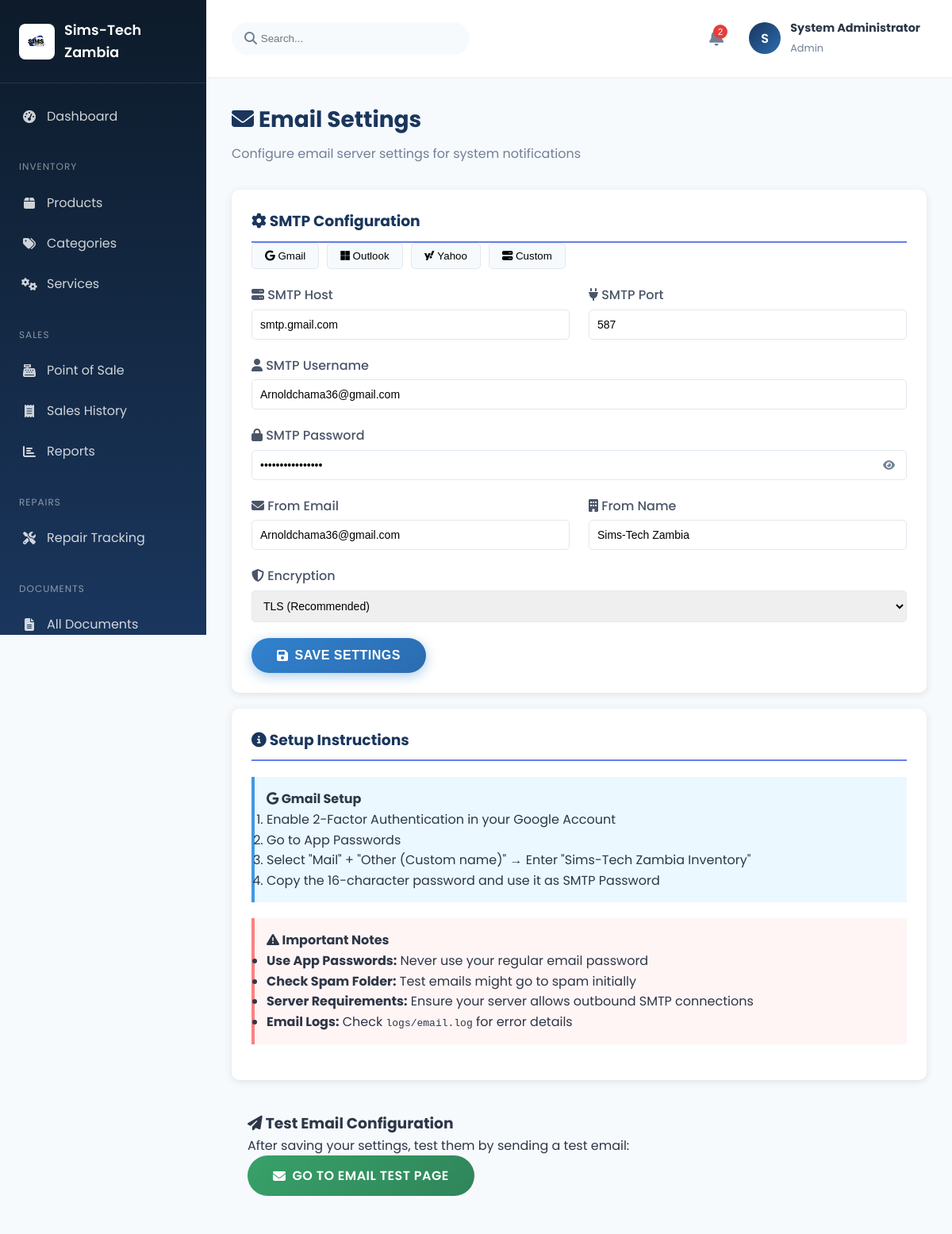
The page /email_settings.php (signed in) on the database its author committed.
### tables this page shows
CREATE TABLE IF NOT EXISTS email_settings (
    id INT AUTO_INCREMENT PRIMARY KEY,
    setting_name VARCHAR(50) UNIQUE NOT NULL,
    setting_value TEXT NOT NULL,
    updated_at TIMESTAMP DEFAULT CURRENT_TIMESTAMP ON UPDATE CURRENT_TIMESTAMP
);

### email_settings.php (the view, shortened to what this page needs)
<?php
require_once 'config/database.php';
$conn->query("CREATE TABLE IF NOT EXISTS email_settings (
    id INT AUTO_INCREMENT PRIMARY KEY,
    setting_name VARCHAR(50) UNIQUE NOT NULL,
    setting_value TEXT NOT NULL,
    updated_at TIMESTAMP DEFAULT CURRENT_TIMESTAMP ON UPDATE CURRENT_TIMESTAMP
)");
function getEmailSetting($conn, $name, $default = '') {
    $stmt = $conn->prepare("SELECT setting_value FROM email_settings WHERE setting_name = ?");
    $stmt->bind_param("s", $name);
    $stmt->execute();
    $result = $stmt->get_result();
    if ($row = $result->fetch_assoc()) {
        return $row['setting_value'];
    }
    return $default;
}
$smtp_host = getEmailSetting($conn, 'smtp_host', 'smtp.gmail.com');
$smtp_port = getEmailSetting($conn, 'smtp_port', '587');
$smtp_username = getEmailSetting($conn, 'smtp_username', '');
$smtp_password = getEmailSetting($conn, 'smtp_password', '');
$smtp_from_email = getEmailSetting($conn, 'smtp_from_email', '');
$smtp_from_name = getEmailSetting($conn, 'smtp_from_name', 'Sims-Tech Zambia');
$smtp_encryption = getEmailSetting($conn, 'smtp_encryption', 'tls');
?>
<!DOCTYPE html>
<html lang="en">
<head>
    <link rel="stylesheet" href="assets/css/style.css">
    <link rel="stylesheet" href="https://cdnjs.cloudflare.com/ajax/libs/font-awesome/6.4.0/css/all.min.css">
</head>
<body>
    <div class="dashboard-wrapper">
        <?php include 'includes/sidebar.php'; ?>
        <div class="main-content">
            <?php include 'includes/header.php'; ?>
            <div class="dashboard-content">
                <div class="page-header">
                    <h1><i class="fas fa-envelope"></i> Email Settings</h1>
                    <p>Configure email server settings for system notifications</p>
                </div>
                <div class="settings-card">
                    <h3><i class="fas fa-cog"></i> SMTP Configuration</h3>
                    <form method="POST">
                        <div class="preset-buttons">
                            <button type="button" class="preset-btn" onclick="loadPreset('gmail')">
                                <i class="fab fa-google"></i> Gmail
                            </button>
                            <button type="button" class="preset-btn" onclick="loadPreset('outlook')">
                                <i class="fab fa-microsoft"></i> Outlook
                            </button>
                            <button type="button" class="preset-btn" onclick="loadPreset('yahoo')">
                                <i class="fab fa-yahoo"></i> Yahoo
                            </button>
                            <button type="button" class="preset-btn" onclick="loadPreset('custom')">
                                <i class="fas fa-server"></i> Custom
                            </button>
                        </div>
                        <div class="grid-2">
                            <div class="form-group">
                                <label for="smtp_host"><i class="fas fa-server"></i> SMTP Host</label>
                                <input type="text" id="smtp_host" name="smtp_host" required
                                       value="<?php echo htmlspecialchars($smtp_host); ?>"
                                       placeholder="smtp.gmail.com">
                            </div>
                            <div class="form-group">
                                <label for="smtp_port"><i class="fas fa-plug"></i> SMTP Port</label>
                                <input type="number" id="smtp_port" name="smtp_port" required
                                       value="<?php echo htmlspecialchars($smtp_port); ?>"
                                       placeholder="587">
                            </div>
                        </div>
                        <div class="form-group">
                            <label for="smtp_username"><i class="fas fa-user"></i> SMTP Username</label>
                            <input type="email" id="smtp_username" name="smtp_username" required
                                   value="<?php echo htmlspecialchars($smtp_username); ?>"
                                   placeholder="your-email@gmail.com">
                        </div>
                        <div class="form-group">
                            <label for="smtp_password"><i class="fas fa-lock"></i> SMTP Password</label>
                            <div class="password-field">
                                <input type="password" id="smtp_password" name="smtp_password"
                                       value="<?php echo htmlspecialchars($smtp_password); ?>"
                                       placeholder="Your app password (not regular password)">
                                <button type="button" class="password-toggle" onclick="togglePassword('smtp_password')">
                                    <i class="fas fa-eye" id="smtp_password-toggle"></i>
                                </button>
                            </div>
                        </div>
                        <div class="grid-2">
                            <div class="form-group">
                                <label for="smtp_from_email"><i class="fas fa-envelope"></i> From Email</label>
                                <input type="email" id="smtp_from_email" name="smtp_from_email" required
                                       value="<?php echo htmlspecialchars($smtp_from_email); ?>"
                                       placeholder="your-email@gmail.com">
                            </div>
                            <div class="form-group">
                                <label for="smtp_from_name"><i class="fas fa-building"></i> From Name</label>
                                <input type="text" id="smtp_from_name" name="smtp_from_name" required
                                       value="<?php echo htmlspecialchars($smtp_from_name); ?>"
                                       placeholder="Sims-Tech Zambia">
                            </div>
                        </div>
                        <div class="form-group">
                            <label for="smtp_encryption"><i class="fas fa-shield-alt"></i> Encryption</label>
                            <select id="smtp_encryption" name="smtp_encryption">
                                <option value="tls" <?php echo $smtp_encryption === 'tls' ? 'selected' : ''; ?>>TLS (Recommended)</option>
                            </select>
                        </div>
                        <button type="submit" class="btn btn-primary">
                            <i class="fas fa-save"></i> Save Settings
                        </button>
                    </form>
                </div>
                <div class="settings-card">
                    <h3><i class="fas fa-info-circle"></i> Setup Instructions</h3>
                    <div class="info-box">
                        <h4><i class="fab fa-google"></i> Gmail Setup</h4>
                        <ol>
                            <li>Enable 2-Factor Authentication in your Google Account</li>
                            <li>Go to <a href="https://myaccount.google.com/apppasswords" target="_blank">App Passwords</a></li>
                            <li>Select "Mail" + "Other (Custom name)" → Enter "Sims-Tech Zambia Inventory"</li>
                            <li>Copy the 16-character password and use it as SMTP Password</li>
                        </ol>
                    </div>
                    <div class="warning-box">
                        <h4><i class="fas fa-exclamation-triangle"></i> Important Notes</h4>
                        <ul>
                            <li><strong>Use App Passwords:</strong> Never use your regular email password</li>
                            <li><strong>Check Spam Folder:</strong> Test emails might go to spam initially</li>
                            <li><strong>Server Requirements:</strong> Ensure your server allows outbound SMTP connections</li>
                            <li><strong>Email Logs:</strong> Check <code>logs/email.log</code> for error details</li>
                        </ul>
                    </div>
                </div>
                <div class="test-section">
                    <h3><i class="fas fa-paper-plane"></i> Test Email Configuration</h3>
                    <p>After saving your settings, test them by sending a test email:</p>
                    <a href="test_email.php" class="btn btn-success">
                        <i class="fas fa-envelope"></i> Go to Email Test Page
                    </a>
                </div>
            </div>
        </div>
    </div>
</body>
</html>

### assets/css/style.css (style rules this page uses)
:root { --primary-color: #1a365d; --primary-light: #2c5282; --primary-dark: #0d1b2a; --secondary-color: #2b6cb0; --accent-color: #3182ce; --success-color: #38a169; --warning-color: #d69e2e; --danger-color: #e53e3e; --info-color: #00b5d8; --light-bg: #f7fafc; --dark-bg: #1a202c; --card-bg: #ffffff; --text-primary: #2d3748; --text-secondary: #718096; --text-light: #a0aec0; --border-color: #e2e8f0; --shadow-sm: 0 1px 2px 0 rgba(0, 0, 0, 0.05); --shadow-md: 0 4px 6px -1px rgba(0, 0, 0, 0.1), 0 2px 4px -1px rgba(0, 0, 0, 0.06); --shadow-lg: 0 10px 15px -3px rgba(0, 0, 0, 0.1), 0 4px 6px -2px rgba(0, 0, 0, 0.05); --shadow-xl: 0 20px 25px -5px rgba(0, 0, 0, 0.1), 0 10px 10px -5px rgba(0, 0, 0, 0.04); --transition-fast: 0.15s ease; --transition-normal: 0.3s ease; --transition-slow: 0.5s ease; --border-radius: 8px; --border-radius-lg: 12px; }
* { margin: 0; padding: 0; box-sizing: border-box; }
html { scroll-behavior: smooth; }
body { font-family: 'Segoe UI', Tahoma, Geneva, Verdana, sans-serif; background-color: var(--light-bg); color: var(--text-primary); line-height: 1.6; min-height: 100vh; }
a { text-decoration: none; color: inherit; transition: color var(--transition-fast); }
.btn { display: inline-flex; align-items: center; justify-content: center; gap: 0.5rem; padding: 0.8rem 2rem; border-radius: 50px; font-weight: 600; font-size: 1rem; cursor: pointer; border: none; transition: all var(--transition-fast); text-transform: uppercase; letter-spacing: 0.5px; }
.btn-primary { background: linear-gradient(135deg, var(--accent-color) 0%, var(--secondary-color) 100%); color: #fff; box-shadow: 0 4px 15px rgba(49, 130, 206, 0.4); }
.btn-success { background: linear-gradient(135deg, var(--success-color) 0%, #2f855a 100%); color: #fff; }
.form-group { margin-bottom: 1.5rem; }
.form-group label { display: block; margin-bottom: 0.5rem; font-weight: 500; color: var(--text-primary); }
.dashboard-wrapper { display: flex; min-height: 100vh; }
.main-content { flex: 1; margin-left: 260px; background: var(--light-bg); min-height: 100vh; }
.dashboard-content { padding: 2rem; }
.page-header { margin-bottom: 2rem; }
.page-header h1 { font-size: 1.75rem; color: var(--primary-color); margin-bottom: 0.5rem; }
.page-header p { color: var(--text-secondary); }
.grid-2 { display: grid; grid-template-columns: repeat(2, 1fr); gap: 1.5rem; }

### email_settings.php (style rules this page uses)
body { font-family: 'Poppins', sans-serif; }
.settings-card { background: #fff; border-radius: 10px; padding: 25px; margin-bottom: 20px; box-shadow: 0 2px 10px rgba(0,0,0,0.1); }
.settings-card h3 { margin-top: 0; color: #1a365d; border-bottom: 2px solid #667eea; padding-bottom: 10px; }
.form-group { margin-bottom: 20px; }
.form-group label { display: block; margin-bottom: 5px; font-weight: 500; color: #4a5568; }
.form-group input, .form-group select { width: 100%; padding: 10px; border: 1px solid #e2e8f0; border-radius: 5px; font-size: 14px; }
.password-field { position: relative; }
.password-toggle { position: absolute; right: 10px; top: 50%; transform: translateY(-50%); background: none; border: none; color: #718096; cursor: pointer; padding: 5px; }
.preset-buttons { display: flex; gap: 10px; margin-bottom: 20px; flex-wrap: wrap; }
.preset-btn { padding: 8px 16px; border: 1px solid #e2e8f0; background: #f7fafc; border-radius: 5px; cursor: pointer; transition: all 0.3s; }
.test-section { background: #f7fafc; border-radius: 10px; padding: 20px; margin-top: 20px; }
.info-box { background: #ebf8ff; border-left: 4px solid #4299e1; padding: 15px; margin: 20px 0; }
.warning-box { background: #fff5f5; border-left: 4px solid #fc8181; padding: 15px; margin: 20px 0; }

### rows shown on the page
email_settings: smtp_host "smtp.gmail.com"
email_settings: smtp_port "587"
email_settings: smtp_username "Arnoldchama36@gmail.com"
email_settings: smtp_from_email "Arnoldchama36@gmail.com"
email_settings: smtp_from_name "Sims-Tech Zambia"
email_settings: smtp_encryption "TLS (Recommended)"

### other values the page prints
$low_stock_count "2"
substr($user['full_name'], 0, 1) "S"
$user['full_name'] "System Administrator"
$user['role'] "Admin"
